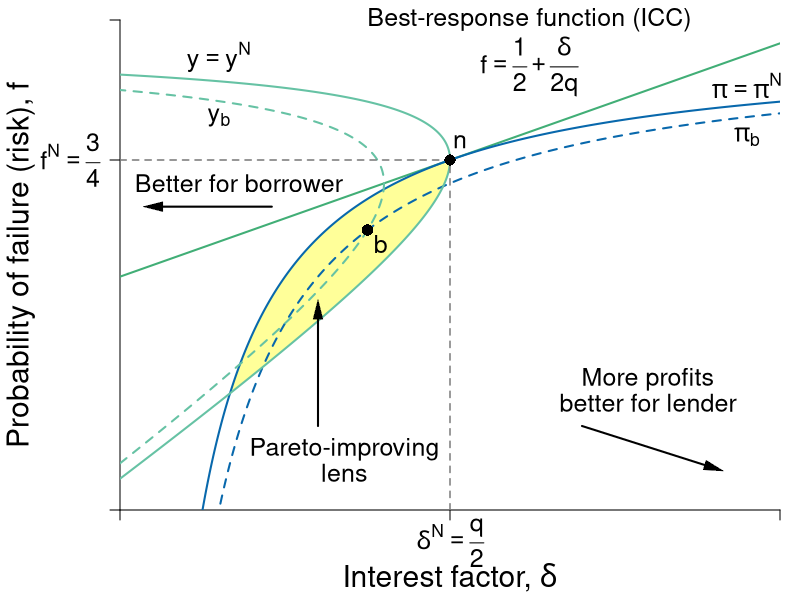

Recreate this plot in R.
#Graph Designer: Simon Halliday, Scott Cohn
#Authors: Bowles and Halliday
#Title: Coordination, Conflict and Competition: A Text in Microeconomics

library(shape)
pdf(file = "credit/non_contractual_risk.pdf", width = 8, height = 6)

#Set parameters for graphics
pointsize <- 1.8
axislabelsize <- 1.8
labelsize <- 1.5
namesize <- 1.8
annotatesize <- 1.5
graphlinewidth <- 2
segmentlinewidth <- 1.5

COL <- c("#7fc97f", "#beaed4", "#fdc086", "#ffff99", "#386cb0", "#f0027f", "#bf5b17", "#666666")
COLA <- c("#e0f3db", "#99d8c9","#66c2a4","#41ae76", "#238b45", "#005824")
COLB <- c("#c6dbef", "#4eb3d3", "#2b8cbe", "#0868ac","#084081")
COLC <- c("#fcfbfd", "#efedf5", "#dadaeb", "#bcbddc", "#9e9ac8", "#807dba", "#6a51a3", "#54278f", "#3f007d")
grays <- gray.colors(25, start = 1, end = 0, alpha = 1)

#Edited the margins to cater for the larger LHS labels
par(mar =  c(4.5, 6, 1, 1))

brfFn <- function(delta, q = 1) {
  .5 + (delta / (2 * q)) 
}

PCFn <- function(delta, q = 1) {
  delta/q
}

isoreturnFn <- function(delta, pi=0.125) {
  1 - (pi)/delta
}


yFn <- function(d1, f1, q = 1){
  q*f1*(1 - f1) - d1*(1 - f1)
}

profitFn <- function(d1, q = 1){
  d1/2 - (1/(2*q))*(d1)^2
}

ylow <- function(delta, q = 1, ybar = 0.0625){
  (-sqrt(delta^2 - 2*delta*q + q^2 - 4*q*ybar) + delta + q)/(2*q)
}

yhigh <- function(delta, q = 1, ybar = 0.0625){
  (sqrt(delta^2 - 2*delta*q + q^2 - 4*q*ybar) + delta + q)/(2*q)
}

xlims <- c(0, 1)
ylims <- c(0, 1.05)

npts <- 501 
d1 <- seq(xlims[1], xlims[2], length.out = npts)
f1 <- seq(ylims[1], ylims[2], length.out = npts) 
a <- c(0.0625)

plot(0, 0, xlim = xlims, ylim = ylims, type = "n",
     xlab = expression(paste("")),
     ylab = expression(paste("")), 
     xaxt = "n", 
     yaxt = "n", 
     cex.lab = axislabelsize, 
     bty = "n", 
     xaxs = "i", 
     yaxs = "i"
)


ticksy <- c(ylims[1], brfFn(delta = 0.5), ylims[2])
ylabels <- c(NA, expression(paste(f^{N} == frac(3,4))), NA)
ticksx <- c(xlims[1], 0.5, xlims[2])
xlabels <- c(NA, NA, NA)

axis(1, at = ticksx, pos = 0, labels = xlabels, cex.axis = labelsize)
axis(2, at = ticksy, pos = 0, labels = ylabels, las = 1, cex.axis = labelsize)

text(0.5, -0.07, expression(paste(delta^{N} == frac(q,2))), xpd = TRUE, cex = labelsize) 

npts <- 503 
xx1 <- seq(xlims[1], xlims[2], length.out = npts)
xx2 <- seq(0, 1, length.out = npts)

xpoly1 <- seq(from = 0.168, to = 0.5, length.out = 500)
ypoly1 <- ylow(xpoly1)
ypoly2 <- isoreturnFn(xpoly1)
polygon(x = c(xpoly1, rev(xpoly1)), y = c(ypoly1, rev(ypoly2)), col = COL[4], density = NULL, border = NA)


#Draw the graphs
lines(xx1, brfFn(xx1), col = COLA[4], lwd = graphlinewidth)
#lines(xx1, PCFn(xx1), col = COLA[2], lwd = graphlinewidth)
lines(xx1, isoreturnFn(xx1), col = COLB[4], lwd = graphlinewidth)
lines(xx1, isoreturnFn(xx1, pi = 0.15), col = COLB[4], lty = 2,  lwd = graphlinewidth)

#Axis labels
mtext(expression(paste("Interest factor, ", delta)), side = 1, line = 3.3, cex = axislabelsize)
text(-0.15, 0.5*(ylims[2]), expression(paste("Probability of failure (risk), ", f)), xpd = TRUE, cex = axislabelsize, srt = 90) 


contour(d1, f1,
        outer(d1, f1, yFn),
        drawlabels = FALSE,
        col = COLA[3],
        lwd = graphlinewidth,
        levels = a,
        xaxs = "i",
        yaxs = "i",
        add = TRUE)

contour(d1, f1,
        outer(d1, f1, yFn),
        drawlabels = FALSE,
        col = COLA[3],
        lwd = graphlinewidth,
        lty = 2, 
        levels = 0.09,
        xaxs = "i",
        yaxs = "i",
        add = TRUE)


segments(0.5, 0, 0.5, brfFn(delta = 0.5), lty = 2, col = grays[20] , lwd = segmentlinewidth)
segments(0, brfFn(delta = 0.5), 0.5, brfFn(delta = 0.5), lty = 2, col = grays[20] , lwd = segmentlinewidth)

#Annotate points (4,4),(2,8),(8,2) on feasibility frontier
text(0.5 + 0.015, isoreturnFn(0.5) + 0.04, expression(paste(n)), cex = labelsize)
points(0.5, isoreturnFn(0.5), pch = 16, col = "black", cex = 1.5)

text(0.375 + 0.02, 0.6 - 0.03, expression(paste(b)), cex = labelsize)
points(0.375, 0.6, pch = 16, col = "black", cex = 1.5)

text(0.15, 0.97, expression(paste(y == y^{N})), cex = labelsize)
text(0.15, 0.84, expression(paste(y[b])), cex = labelsize)
text(0.95, 0.8, expression(paste(pi[b])), cex = labelsize)
text(0.95, 0.91, expression(paste(pi == pi^{N})), cex = labelsize, xpd = TRUE)

text(0.62, 1.05, expression(paste("Best-response function (ICC)")), cex = labelsize, xpd = TRUE)
text(0.62, 0.95, expression(paste(f == frac(1,2) + frac(delta, 2*q))), cex = labelsize)

# text(0.64, 0.4, expression(paste("A's participation")), cex = labelsize)
# text(0.64, 0.34, expression(paste("constraint")), cex = labelsize)
# text(0.64, 0.22, expression(paste(f == frac(delta, q))), cex = labelsize)
# Arrows(0.64, 0.44, 0.64, 0.58, col = "black", lty = 1, lwd = 2, arr.type = "triangle", arr.lwd = 0.5)


#text(0.87, 0.6, expression(paste("P's isoprofit curve")), cex = labelsize, xpd = TRUE)
#Arrows(0.87, 0.63, 0.87, 0.82, col = "black", lty = 1, lwd = 2, arr.type = "triangle", arr.lwd = 0.5)

text(0.34, 0.13, expression(paste("Pareto-improving")), cex = labelsize)
text(0.34, 0.08, expression(paste("lens")), cex = labelsize)
Arrows(0.3, 0.18, 0.3, 0.43, col = "black", lty = 1, lwd = 2, arr.type = "triangle", arr.lwd = 0.5)

# ff
Arrows(0.7, 0.18, 0.9, 0.09, col = "black", lty = 1, lwd = 2, arr.type = "triangle", arr.lwd = 0.5)
text(0.8, 0.28, expression(paste('More profits')), cex = labelsize, xpd = TRUE)
text(0.8, 0.23, expression(paste('better for lender')), cex = labelsize, xpd = TRUE)

#text(0.20, 0.78, expression("More expected income"), cex = labelsize)
text(0.18, 0.7,  expression("Better for borrower"), cex = labelsize)
Arrows(0.23, 0.65, 0.05, 0.65, col = "black", lty = 1, lwd = 2, arr.type = "triangle", arr.lwd = 0.5)
#Arrows(0.23, 0.68, 0.05, 0.68, col = "black", lty = 1, lwd = 2, arr.type = "triangle", arr.lwd = 0.5)

dev.off()
